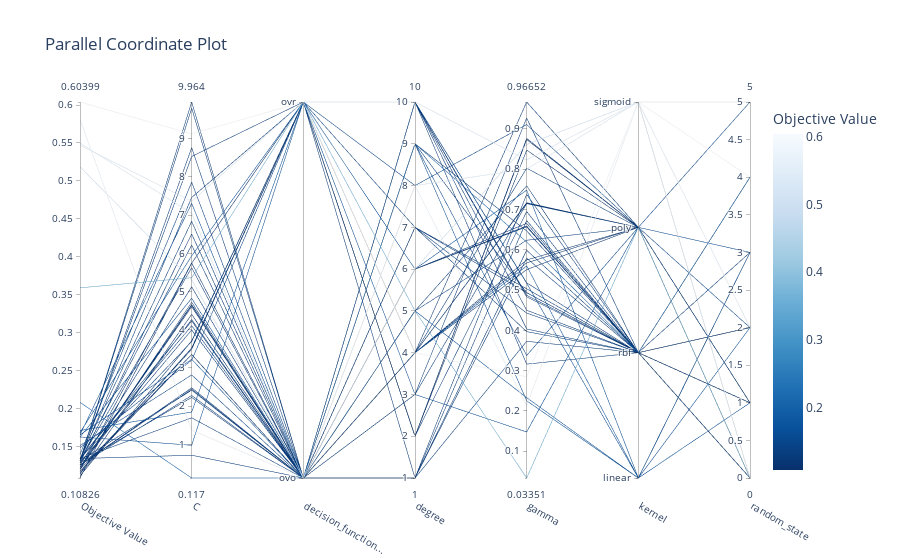

Write notebook code for a chart like this one.
### Code cell
fig_study = optuna.visualization.plot_parallel_coordinate(study_SVC, params=["C", "kernel","degree","gamma","decision_function_shape","random_state"])
fig_study.show()
